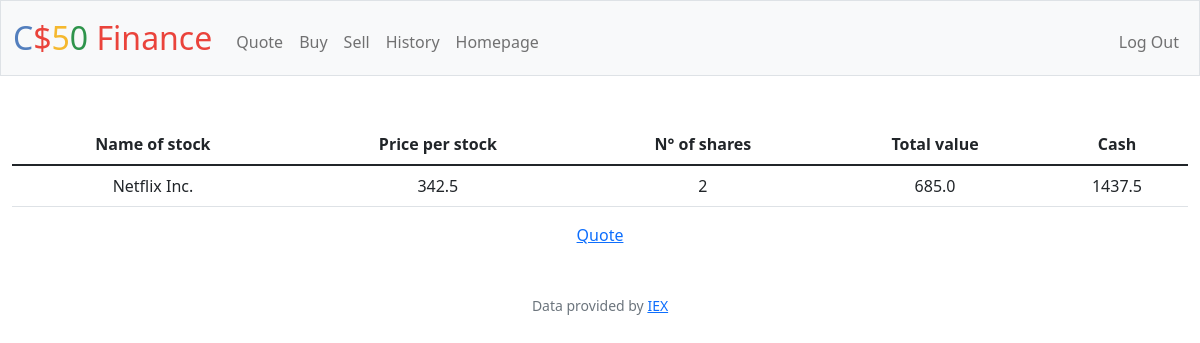
Screenshot of / (signed in) with the database file from the repository.
### tables this page shows
CREATE TABLE stocks (id_stocks INTEGER NOT NULL, name_stock TEXT NOT NULL, price INTEGER NOT NULL, person_id INTEGER NOT NULL, number INTEGER NOT NULL,
PRIMARY KEY(id_stocks), FOREIGN KEY(person_id) REFERENCES users(id));

### app.py (the view)
@app.route("/")
@login_required
def index():
    display_shares = db.execute ("SELECT stocks.name_stock, stocks.price, stocks.number, users.cash FROM stocks JOIN users ON stocks.person_id = users.id WHERE person_id = (?) GROUP BY name_stock", session["user_id"])
    return render_template("index.html", display_shares = display_shares)

### app.py (called while the page is built)
@app.after_request
def after_request(response):
    response.headers["Cache-Control"] = "no-cache, no-store, must-revalidate"
    response.headers["Expires"] = 0
    response.headers["Pragma"] = "no-cache"
    return response

### helpers.py (called while the page is built)
def login_required(f):
    @wraps(f)
    def decorated_function(*args, **kwargs):
        if session.get("user_id") is None:
            return redirect("/login")
        return f(*args, **kwargs)
    return decorated_function

### templates/index.html
{% extends "layout.html" %}
{% block main %}
<table class="table">
    <thead >
        <tr>
            <th> Name of stock</td>
            <th> Price per stock </td>
            <th> N° of shares</td>
            <th> Total value</td>
            <th> Cash </td>
        </tr>
    </thead>
    <tbody>
        {% for share in display_shares %}
        <tr>
            <td> {{ share["name_stock"] }}</td>
            <td> {{ share["price"] }}</td>
            <td> {{ share["number"] }}</td>
            <td> {{ share["number"] * share["price"] }} </td>
            <td> {{ share["cash"] }}</td>
        </tr>
        {% endfor %}
    </tbody>
</table>
<div>
    <a href="/quote"> Quote</a>
</div>
{% endblock %}

### rows the page displays
stocks: name_stock "Netflix Inc.", price "342.5", number "2", share "685.0", cash "1437.5"
